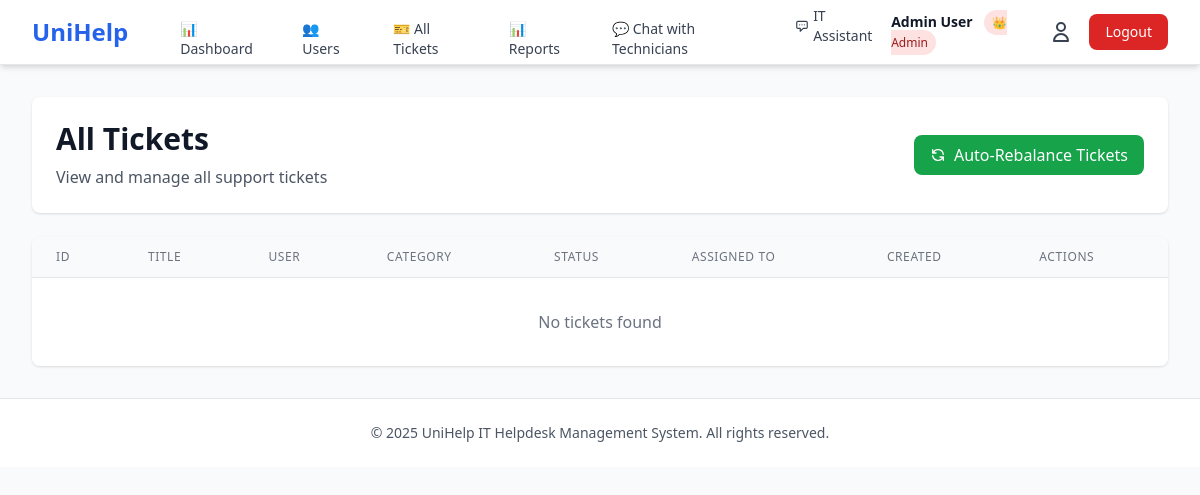
Before: /admin/tickets (signed in) with the older database file.
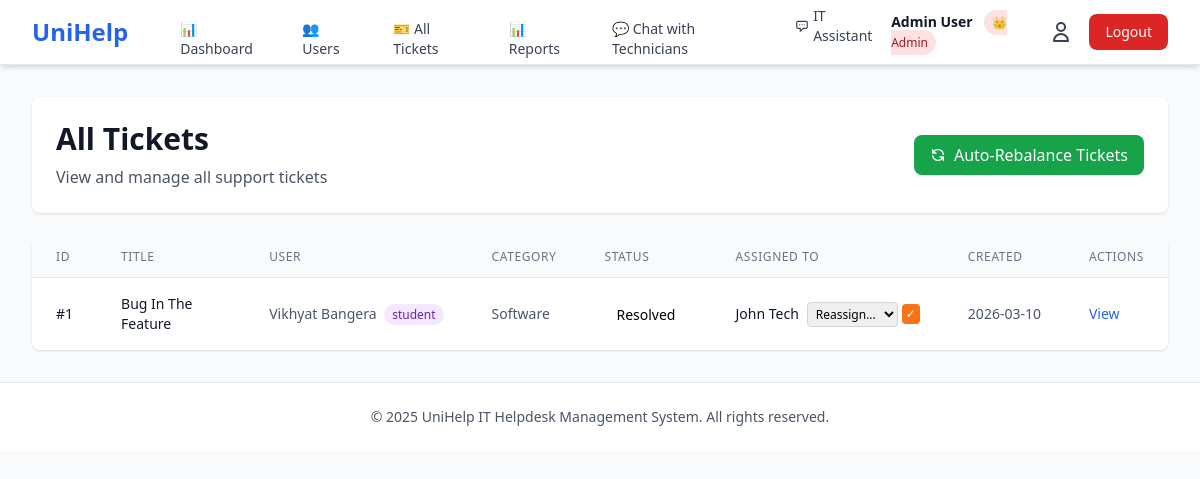
After: the same page with the newer database file.
### tables this page shows
CREATE TABLE ticket (
            ticketid INTEGER PRIMARY KEY AUTOINCREMENT,
            title VARCHAR(200) NOT NULL,
            description TEXT NOT NULL,
            category VARCHAR(50) NOT NULL,
            priority VARCHAR(20) DEFAULT 'Medium' CHECK(priority IN ('Low', 'Medium', 'High', 'Urgent')),
            status VARCHAR(30) DEFAULT 'Open' CHECK(status IN ('Open', 'In Progress', 'Pending', 'Resolved', 'Closed', 'Reopened')),
            filepath VARCHAR(255),
            createdat TIMESTAMP DEFAULT CURRENT_TIMESTAMP,
            updatedat TIMESTAMP DEFAULT CURRENT_TIMESTAMP,
            resolvedat TIMESTAMP,
            userid INTEGER NOT NULL,
            assignedto INTEGER,
            resolvedby INTEGER,
            time_spent_hours REAL DEFAULT 0,
            resolution_notes TEXT,
            satisfaction_rating INTEGER CHECK(satisfaction_rating >= 1 AND satisfaction_rating <= 5),
            FOREIGN KEY (userid) REFERENCES user(userid) ON DELETE CASCADE,
            FOREIGN KEY (assignedto) REFERENCES user(userid) ON DELETE SET NULL,
            FOREIGN KEY (resolvedby) REFERENCES user(userid) ON DELETE SET NULL
        );

CREATE TABLE user (
            userid INTEGER PRIMARY KEY AUTOINCREMENT,
            name VARCHAR(100) NOT NULL,
            email VARCHAR(100) UNIQUE NOT NULL,
            passwordhash VARCHAR(255) NOT NULL,
            role VARCHAR(20) NOT NULL CHECK(role IN ('admin', 'staff', 'technician', 'student')),
            isapproved BOOLEAN DEFAULT 0,
            created_at TIMESTAMP DEFAULT CURRENT_TIMESTAMP
        );

### app.py (the view)
@app.route('/admin/tickets')
@login_required
@role_required(['admin'])
def admin_tickets():
    conn = get_db_connection()
    tickets = conn.execute('''
        SELECT t.*, u.name as user_name, u.role as user_role, tech.name as technician_name
        FROM ticket t
        JOIN user u ON t.userid = u.userid
        LEFT JOIN user tech ON t.assignedto = tech.userid
        ORDER BY t.createdat DESC
    ''').fetchall()
    technicians = conn.execute('SELECT * FROM user WHERE role = "technician" AND isapproved = 1').fetchall()
    conn.close()
    return render_template('admin/tickets.html', tickets=tickets, technicians=technicians)

### app.py (called while the page is built)
def get_db_connection():
    conn = sqlite3.connect('unihelp.db')
    conn.row_factory = sqlite3.Row
    return conn

def login_required(f):
    @wraps(f)
    def decorated_function(*args, **kwargs):
        if 'user_id' not in session:
            flash('Please log in to access this page', 'error')
            return redirect(url_for('login'))
        return f(*args, **kwargs)
    return decorated_function

def role_required(roles):
    def decorator(f):
        @wraps(f)
        def decorated_function(*args, **kwargs):
            if 'role' not in session or session['role'] not in roles:
                flash('Access denied. Insufficient permissions.', 'error')
                return redirect(url_for('dashboard'))
            return f(*args, **kwargs)
        return decorated_function
    return decorator

### templates/admin/tickets.html (shortened to what the changed rows need)
{% extends "base.html" %}
{% block content %}
<div class="space-y-6">
    <div class="bg-white rounded-lg shadow p-6 flex justify-between items-center">
        <div>
            <h1 class="text-3xl font-bold text-gray-900">All Tickets</h1>
        </div>
    </div>
    <div class="bg-white rounded-lg shadow overflow-hidden">
        <div class="overflow-x-auto">
            <table class="min-w-full divide-y divide-gray-200">
                <thead class="bg-gray-50">
                    <tr>
                        <th class="px-6 py-3 text-left text-xs font-medium text-gray-500 uppercase tracking-wider">ID</th>
                        <th class="px-6 py-3 text-left text-xs font-medium text-gray-500 uppercase tracking-wider">Title</th>
                        <th class="px-6 py-3 text-left text-xs font-medium text-gray-500 uppercase tracking-wider">User</th>
                        <th class="px-6 py-3 text-left text-xs font-medium text-gray-500 uppercase tracking-wider">Category</th>
                        <th class="px-6 py-3 text-left text-xs font-medium text-gray-500 uppercase tracking-wider">Status</th>
                        <th class="px-6 py-3 text-left text-xs font-medium text-gray-500 uppercase tracking-wider">Assigned To</th>
                        <th class="px-6 py-3 text-left text-xs font-medium text-gray-500 uppercase tracking-wider">Created</th>
                        <th class="px-6 py-3 text-left text-xs font-medium text-gray-500 uppercase tracking-wider">Actions</th>
                    </tr>
                </thead>
                <tbody class="bg-white divide-y divide-gray-200">
                    {% for ticket in tickets %}
                    <tr class="hover:bg-gray-50">
                        <td class="px-6 py-4 whitespace-nowrap text-sm font-medium text-gray-900">#{{ ticket.ticketid }}</td>
                        <td class="px-6 py-4 text-sm text-gray-900">{{ ticket.title }}</td>
                        <td class="px-6 py-4 whitespace-nowrap text-sm text-gray-600">
                            {{ ticket.user_name }}
                            <span class="ml-1 px-2 py-0.5 text-xs rounded-full {% if ticket.user_role == 'staff' %}bg-blue-100 text-blue-800{% else %}bg-purple-100 text-purple-800{% endif %}">
                                {{ ticket.user_role }}
                            </span>
                        </td>
                        <td class="px-6 py-4 whitespace-nowrap text-sm text-gray-600">{{ ticket.category }}</td>
                        <td class="px-6 py-4 whitespace-nowrap">
                            <span class="status-badge status-{{ ticket.status.lower().replace(' ', '-') }}">
                                {{ ticket.status }}
                            </span>
                        </td>
                        <td class="px-6 py-4 whitespace-nowrap text-sm">
                            {% if ticket.assignedto %}
                                <div class="flex items-center space-x-2">
                                    <span class="text-gray-900">{{ ticket.technician_name }}</span>
                                    <form method="POST" action="{{ url_for('reassign_ticket', ticket_id=ticket.ticketid) }}" class="flex items-center space-x-1">
                                        <select name="technician_id" required class="text-xs border border-gray-300 rounded px-1 py-0.5">
                                            <option value="">Reassign...</option>
                                        </select>
                                        <button type="submit" class="text-xs bg-orange-500 text-white px-1 py-0.5 rounded hover:bg-orange-600">
                                            ✓
                                        </button>
                                    </form>
                                </div>
                            {% endif %}
                        </td>
                        <td class="px-6 py-4 whitespace-nowrap text-sm text-gray-600">{{ ticket.createdat[:10] }}</td>
                        <td class="px-6 py-4 whitespace-nowrap text-sm">
                            <a href="{{ url_for('view_ticket', ticket_id=ticket.ticketid) }}"
                               class="text-primary hover:text-blue-700 font-medium">View</a>
                        </td>
                    </tr>
                    {% else %}
                    <tr>
                        <td colspan="8" class="px-6 py-8 text-center text-gray-500">No tickets found</td>
                    </tr>
                    {% endfor %}
                </tbody>
            </table>
        </div>
    </div>
</div>
{% endblock %}

Changed rows visible on the page:
added ticket: ticketid "1", title "Bug In The Feature", user_name "Vikhyat Bangera", user_role "student", category "Software", status "Resolved", technician_name "John Tech", createdat "2026-03-10"
Other visible differences:
text no longer shown: "No tickets found"
